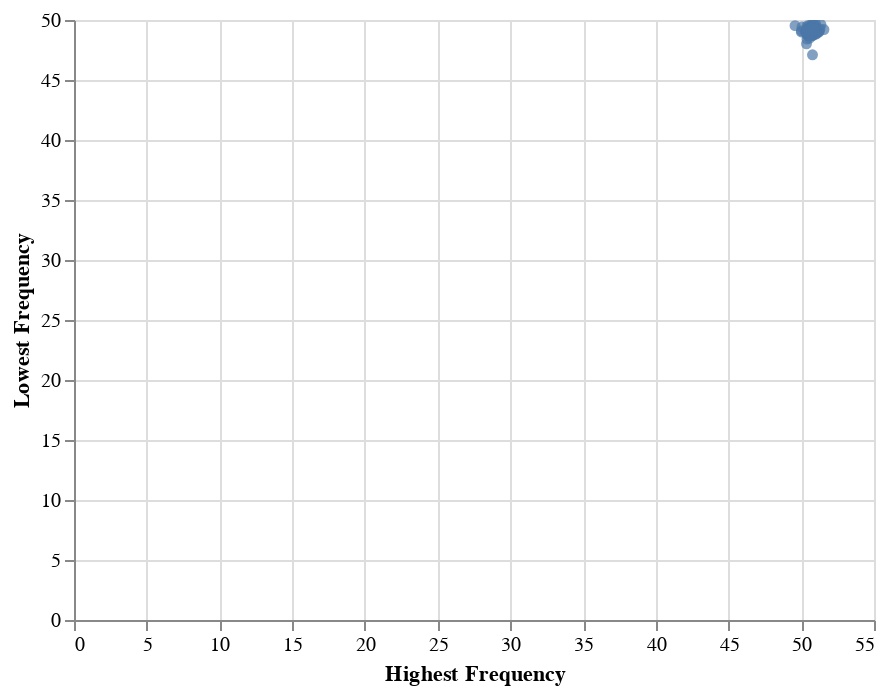

This figure's notebook cell:
### Code cell
# prompt: Using dataframe Data: Scatter

import altair as alt
chart = alt.Chart(Data).mark_circle().encode(x='Highest Frequency ', y='Lowest Frequency').interactive()
chart

### Figure 1 — Vega-Lite specification as saved in the notebook (floating-point values rounded to 4 significant figures; data arrays with more than 128 entries replaced by an {"elided": "..."} marker saying what was removed)
{"config": {"view": {"continuousWidth": 400, "continuousHeight": 300}}, "data": {"name": "data-45a35851c2ae8ce606ed6839f7303e69"}, "mark": "circle", "encoding": {"x": {"field": "Highest Frequency ", "type": "quantitative"}, "y": {"field": "Lowest Frequency", "type": "quantitative"}}, "selection": {"selector004": {"type": "interval", "bind": "scales", "encodings": ["x", "y"]}}, "$schema": "https://vega.github.io/schema/vega-lite/v4.17.0.json", "datasets": {"data-45a35851c2ae8ce606ed6839f7303e69": {"elided": "365 records"}}}
